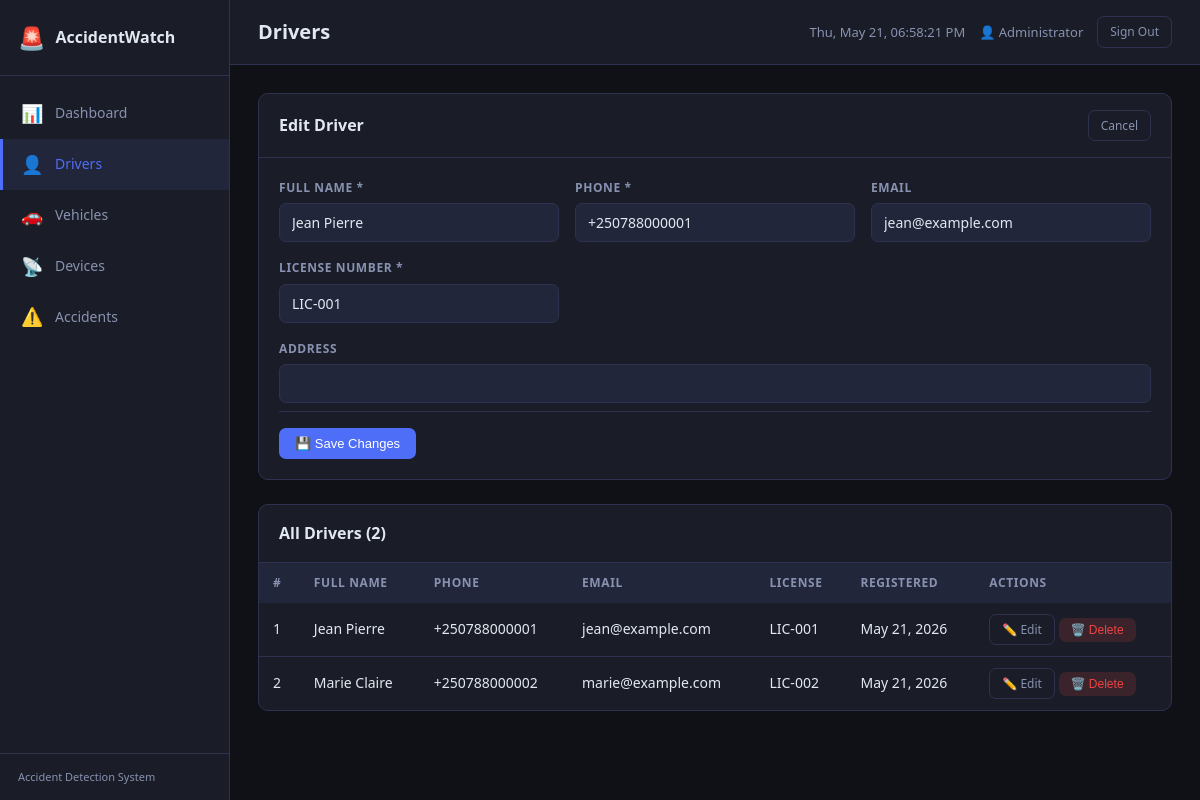
The app's page /dashboard/drivers.php?edit=1 (signed in) with its own data.
### tables this page shows
CREATE TABLE IF NOT EXISTS drivers (
    id             INT UNSIGNED AUTO_INCREMENT PRIMARY KEY,
    full_name      VARCHAR(100) NOT NULL,
    phone          VARCHAR(20)  NOT NULL,
    email          VARCHAR(100),
    license_number VARCHAR(50)  NOT NULL UNIQUE,
    address        TEXT,
    created_at     DATETIME DEFAULT CURRENT_TIMESTAMP,
    updated_at     DATETIME DEFAULT CURRENT_TIMESTAMP ON UPDATE CURRENT_TIMESTAMP
);

### dashboard/drivers.php (the view, shortened to what this page needs)
<?php
$db  = getDB();
$editDriver = null;
if (isset($_GET['edit'])) {
    $editDriver = $db->prepare("SELECT * FROM drivers WHERE id = ?");
    $editDriver->execute([(int)$_GET['edit']]);
    $editDriver = $editDriver->fetch();
}
$drivers = $db->query("SELECT * FROM drivers ORDER BY created_at DESC")->fetchAll();
require_once 'includes/header.php';
?>
<div class="card" style="margin-bottom:24px">
    <div class="card-header">
        <h2><?= $editDriver ? 'Edit Driver' : 'Register New Driver' ?></h2>
        <?php if ($editDriver): ?>
        <a href="drivers.php" class="btn btn-ghost btn-sm">Cancel</a>
        <?php endif; ?>
    </div>
    <div class="card-body">
        <form method="POST">
            <div class="form-grid">
                <div class="form-group">
                    <label>Full Name *</label>
                    <input type="text" name="full_name" required
                           value="<?= htmlspecialchars($editDriver['full_name'] ?? '') ?>">
                </div>
                <div class="form-group">
                    <label>Phone *</label>
                    <input type="text" name="phone" required placeholder="+250780000000"
                           value="<?= htmlspecialchars($editDriver['phone'] ?? '') ?>">
                </div>
                <div class="form-group">
                    <label>Email</label>
                    <input type="email" name="email"
                           value="<?= htmlspecialchars($editDriver['email'] ?? '') ?>">
                </div>
                <div class="form-group">
                    <label>License Number *</label>
                    <input type="text" name="license_number" required
                           value="<?= htmlspecialchars($editDriver['license_number'] ?? '') ?>">
                </div>
                <div class="form-group full">
                    <label>Address</label>
                    <input type="text" name="address"
                           value="<?= htmlspecialchars($editDriver['address'] ?? '') ?>">
                </div>
            </div>
            <div class="form-actions">
                <button type="submit" class="btn btn-primary">
                    <?= $editDriver ? '💾 Save Changes' : '➕ Register Driver' ?>
                </button>
            </div>
        </form>
    </div>
</div>
<div class="card">
    <div class="card-header">
        <h2>All Drivers (<?= count($drivers) ?>)</h2>
    </div>
    <div class="table-wrap">
        <table>
            <thead>
                <tr>
                    <th>#</th>
                    <th>Full Name</th>
                    <th>Phone</th>
                    <th>Email</th>
                    <th>License</th>
                    <th>Registered</th>
                    <th>Actions</th>
                </tr>
            </thead>
            <tbody>
                <?php if (empty($drivers)): ?>
                <tr><td colspan="7" class="empty">No drivers registered yet.</td></tr>
                <?php else: ?>
                <?php foreach ($drivers as $d): ?>
                <tr>
                    <td><?= $d['id'] ?></td>
                    <td><?= htmlspecialchars($d['full_name']) ?></td>
                    <td><?= htmlspecialchars($d['phone']) ?></td>
                    <td><?= htmlspecialchars($d['email'] ?? '—') ?></td>
                    <td><?= htmlspecialchars($d['license_number']) ?></td>
                    <td><?= date('M d, Y', strtotime($d['created_at'])) ?></td>
                    <td>
                        <a href="drivers.php?edit=<?= $d['id'] ?>" class="btn btn-ghost btn-sm">✏️ Edit</a>
                        <form method="POST" style="display:inline">
                            <button type="submit" class="btn btn-danger btn-sm confirm-delete">🗑️ Delete</button>
                        </form>
                    </td>
                </tr>
                <?php endforeach; ?>
                <?php endif; ?>
            </tbody>
        </table>
    </div>
</div>
<?php require_once 'includes/footer.php'; ?>

### dashboard/assets/css/style.css (style rules this page uses)
*, *::before, *::after { box-sizing: border-box; margin: 0; padding: 0; }
:root { --bg: #0f1117; --surface: #1a1d27; --surface2: #22263a; --border: #2e3250; --primary: #4f6ef7; --primary-h: #3a57e8; --text: #e2e8f0; --text-muted:#8892b0; --urgent: #ef4444; --medium: #f59e0b; --normal: #22c55e; --radius: 10px; --sidebar-w: 230px; --transition: 0.2s ease; }
body { font-family: 'Segoe UI', system-ui, sans-serif; background: var(--bg); color: var(--text); font-size: 14px; line-height: 1.6; }
a { color: var(--primary); text-decoration: none; }
.card { background: var(--surface); border: 1px solid var(--border); border-radius: var(--radius); margin-bottom: 24px; overflow: hidden; }
.card-header { display: flex; align-items: center; justify-content: space-between; padding: 16px 20px; border-bottom: 1px solid var(--border); }
.card-header h2 { font-size: 16px; font-weight: 600; }
.card-body { padding: 20px; }
.table-wrap { overflow-x: auto; }
table { width: 100%; border-collapse: collapse; }
thead th { background: var(--surface2); padding: 10px 14px; text-align: left; font-size: 12px; font-weight: 600; color: var(--text-muted); text-transform: uppercase; letter-spacing: 0.05em; white-space: nowrap; }
tbody td { padding: 11px 14px; border-bottom: 1px solid var(--border); vertical-align: middle; }
tbody tr:last-child td { border-bottom: none; }
.btn { display: inline-flex; align-items: center; gap: 6px; padding: 8px 16px; border-radius: 7px; font-size: 13px; font-weight: 500; cursor: pointer; border: none; transition: background var(--transition), opacity var(--transition); text-decoration: none; }
.btn-primary { background: var(--primary); color: #fff; }
.btn-danger { background: rgba(239,68,68,0.15); color: #ef4444; }
.btn-sm { padding: 5px 12px; font-size: 12px; }
.btn-ghost { background: transparent; color: var(--text-muted); border: 1px solid var(--border); }
.form-grid { display: grid; grid-template-columns: repeat(auto-fill, minmax(240px, 1fr)); gap: 16px; }
.form-group { display: flex; flex-direction: column; gap: 6px; }
.form-group.full { grid-column: 1 / -1; }
label { font-size: 12px; font-weight: 600; color: var(--text-muted); text-transform: uppercase; letter-spacing: 0.05em; }
input, select, textarea { background: var(--surface2); border: 1px solid var(--border); border-radius: 7px; padding: 9px 12px; color: var(--text); font-size: 14px; font-family: inherit; transition: border-color var(--transition); width: 100%; }
.form-actions { display: flex; gap: 10px; margin-top: 8px; padding-top: 16px; border-top: 1px solid var(--border); }

### records on screen
drivers: full_name "Jean Pierre", phone "+250788000001", email "jean@example.com", license_number "LIC-001", id "1", created_at "May 21, 2026"
drivers: id "2", full_name "Marie Claire", phone "+250788000002", email "marie@example.com", license_number "LIC-002", created_at "May 21, 2026"

### other values on screen
$icon "📊 👤 🚗 📡 ⚠️"
$label "Dashboard Drivers Vehicles Devices Accidents"
$pageTitle "Drivers"
$_SESSION['full_name'] "Administrator"
count($drivers) "2"
